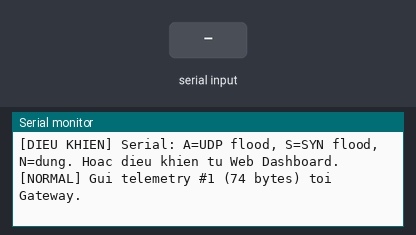
Recording of a sketch running on a simulated ESP32. Shown: the last lines printed to the serial monitor. The test bench sets the inputs (shaded band). WiFi joins after 1.5 s; servers stay silent unless stated; random numbers use the default seed unless the sketch sets one.

Above: at 3.7 s.
3.8 s: "IOTLAB" received over Serial
At 5.0 s:
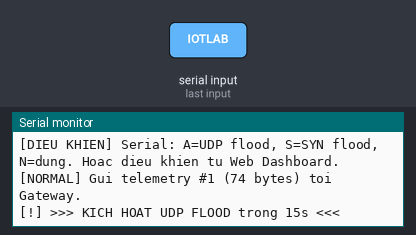
5.3 s: "SYN" received over Serial
At 6.4 s:
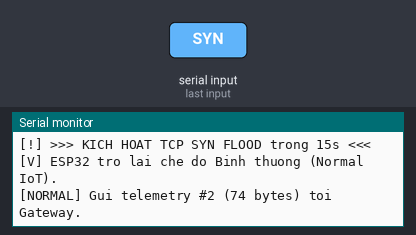
6.8 s: "?" received over Serial
At 7.2 s:
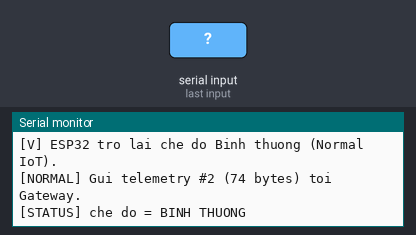
Timing chart, 0 to 9.8 s (numbered marks = the images above; inputs shaded):
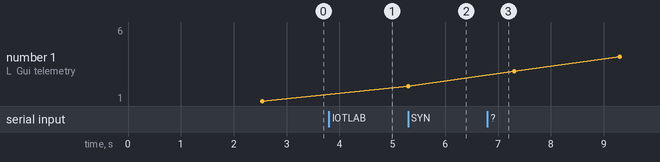

Measured:
- after the input at 3.8 s, the serial monitor: prints a new line at once (image 1)
- after the input at 5.3 s, the serial monitor: prints a new line at once (image 2)
- after the input at 6.8 s, the serial monitor: prints a new line at once (image 3)
- plotted number 1: 1 → 2 after the input at 5.3 s

The sketch:

esp32_iot_node.ino
```cpp
/*
 * esp32_iot_node.ino
 * Firmware cho ESP32 đóng vai thiết bị IoT thật trong bài lab phát hiện DDoS-IoT.
 *
 * Hai chế độ hoạt động:
 *   - Bình thường : gửi telemetry cảm biến (UDP tới cổng 1883 của Kali) mỗi 2 giây -> Gateway nhận "Benign".
 *   - Bị chiếm quyền: bơm UDP flood (cổng 80) hoặc TCP SYN-like flood -> Gateway nhận tấn công & chặn.
 *
 * Kích hoạt tấn công bằng MỘT trong hai cách:
 *   1) Gõ 'A' (UDP) / 'S' (SYN) / 'N' (dừng) trong Serial Monitor.
 *   2) Điều khiển từ xa qua Web Dashboard: dashboard gửi gói UDP
 *        "IOTLAB <token> <UDP|SYN|STOP|STATUS> <seconds>"
 *      tới cổng CONTROL_PORT của ESP32; tấn công tự dừng sau <seconds> giây.
 *   Nhờ cách 2, khi demo không cần chạm vào Serial Monitor.
 */

#include <WiFi.h>
#include <WiFiUdp.h>

// 1. Cấu hình Wi-Fi: ESP32 và laptop (Kali VM ở chế độ Bridged) cùng kết nối vào mạng này.
//    Lưu ý: ESP32 chỉ hỗ trợ Wi-Fi 2.4 GHz.
const char* ssid     = "Sentosa";           // Tên Wi-Fi lab (hotspot điện thoại, băng tần 2.4 GHz)
const char* password = "khongchoigame";       // Mật khẩu Wi-Fi

// 2. Địa chỉ IP của máy ảo Kali (xem bằng: ip -4 addr show eth0).
//    IP do DHCP cấp nên có thể đổi -> kiểm tra lại trước mỗi buổi demo.
const char* gateway_ip = "192.168.100.74";   // IP Kali trên hotspot "yuki"
const int mqtt_port    = 1883;             // cổng telemetry (giống MQTT)
const int attack_port  = 80;               // cổng bị flood khi tấn công

// 3. Điều khiển từ xa từ Web Dashboard (phải khớp ESP32_CTRL_PORT / ESP32_TOKEN của dashboard).
const int   CONTROL_PORT = 4210;
const char* CONTROL_TOKEN = "iotlab2026";

WiFiUDP udp;         // gửi telemetry và flood
WiFiUDP ctrl;        // nhận lệnh điều khiển từ dashboard

unsigned long lastSendTime = 0;
int  attackMode = 0;                 // 0 = bình thường, 1 = UDP flood, 2 = SYN flood
unsigned long attackUntil = 0;       // mốc thời gian (millis) tự dừng tấn công
int  packetSeq = 0;
char ctrlBuf[128];

void printStatus() {
  Serial.print("[STATUS] che do = ");
  Serial.print(attackMode == 0 ? "BINH THUONG" : attackMode == 1 ? "UDP FLOOD" : "SYN FLOOD");
  if (attackMode != 0) {
    Serial.print(" (con ");
    Serial.print((attackUntil - millis()) / 1000);
    Serial.print("s)");
  }
  Serial.println();
}

void startAttack(int mode, int seconds) {
  attackMode = mode;
  attackUntil = millis() + (unsigned long)seconds * 1000UL;
  Serial.print("\n[!] >>> KICH HOAT ");
  Serial.print(mode == 1 ? "UDP FLOOD" : "TCP SYN FLOOD");
  Serial.print(" trong ");
  Serial.print(seconds);
  Serial.println("s <<<");
}

void stopAttack() {
  if (attackMode != 0) Serial.println("\n[V] ESP32 tro lai che do Binh thuong (Normal IoT).");
  attackMode = 0;
}

void setup() {
  Serial.begin(115200);
  delay(1000);
  Serial.println("\n==================================================");
  Serial.println("[ESP32] Khoi dong Node IoT thuc nghiem phong Lab...");

  WiFi.mode(WIFI_STA);
  WiFi.begin(ssid, password);
  Serial.print("[ESP32] Dang ket noi vao Wi-Fi: ");
  Serial.println(ssid);
  while (WiFi.status() != WL_CONNECTED) {
    delay(500);
    Serial.print(".");
  }

  Serial.println("\n[V] Ket noi thanh cong vao Kali Gateway!");
  Serial.print("[ESP32] IP cua thiet bi ESP32: ");
  Serial.println(WiFi.localIP());
  Serial.print("[ESP32] IP cua Kali (dich):    ");
  Serial.println(gateway_ip);
  Serial.print("[ESP32] IP cua router Wi-Fi:   ");
  Serial.println(WiFi.gatewayIP());
  ctrl.begin(CONTROL_PORT);
  Serial.print("[ESP32] Lang nghe lenh dieu khien tu Dashboard tai cong UDP ");
  Serial.println(CONTROL_PORT);
  Serial.println("==================================================");
  Serial.println("[DIEU KHIEN] Serial: A=UDP flood, S=SYN flood, N=dung. Hoac dieu khien tu Web Dashboard.");
}

// Nhận lệnh "IOTLAB <token> <CMD> <seconds>" từ dashboard và trả lời.
void handleControl() {
  int n = ctrl.parsePacket();
  if (n <= 0) return;
  int len = ctrl.read(ctrlBuf, sizeof(ctrlBuf) - 1);
  if (len <= 0) return;
  ctrlBuf[len] = '\0';

  char tag[16] = "", token[32] = "", cmd[16] = "";
  int seconds = 15;
  sscanf(ctrlBuf, "%15s %31s %15s %d", tag, token, cmd, &seconds);
  if (strcmp(tag, "IOTLAB") != 0 || strcmp(token, CONTROL_TOKEN) != 0) {
    ctrl.beginPacket(ctrl.remoteIP(), ctrl.remotePort());
    ctrl.print("ERR token");
    ctrl.endPacket();
    return;
  }
  if (seconds < 1) seconds = 1;
  if (seconds > 120) seconds = 120;

  char reply[64];
  if (strcmp(cmd, "UDP") == 0)       { startAttack(1, seconds); snprintf(reply, sizeof(reply), "OK UDP %ds", seconds); }
  else if (strcmp(cmd, "SYN") == 0)  { startAttack(2, seconds); snprintf(reply, sizeof(reply), "OK SYN %ds", seconds); }
  else if (strcmp(cmd, "STOP") == 0) { stopAttack();            snprintf(reply, sizeof(reply), "OK STOP"); }
  else                               { snprintf(reply, sizeof(reply), "OK STATUS mode=%d", attackMode); }

  ctrl.beginPacket(ctrl.remoteIP(), ctrl.remotePort());
  ctrl.print(reply);
  ctrl.endPacket();
}

void handleSerial() {
  if (!Serial.available()) return;
  char c = Serial.read();
  if (c == 'A' || c == 'a') startAttack(1, 15);
  else if (c == 'S' || c == 's') startAttack(2, 15);
  else if (c == 'N' || c == 'n') stopAttack();
  else if (c == '?') printStatus();
}

void sendTelemetry() {
  packetSeq++;
  float temperature = 26.5 + (random(-20, 20) / 10.0);
  float humidity    = 60.0 + (random(-40, 40) / 10.0);
  char payload[160];
  snprintf(payload, sizeof(payload),
    "{\"dev_id\":\"ESP32_DHT11\",\"temp\":%.1f,\"hum\":%.1f,\"seq\":%d,\"status\":\"HEALTHY\"}",
    temperature, humidity, packetSeq);
  udp.beginPacket(gateway_ip, mqtt_port);
  udp.write((const uint8_t*)payload, strlen(payload));
  udp.endPacket();
  Serial.print("[NORMAL] Gui telemetry #");
  Serial.print(packetSeq);
  Serial.print(" (");
  Serial.print(strlen(payload));
  Serial.println(" bytes) toi Gateway.");
}

void floodUDP() {
  static uint8_t buf[512];
  memset(buf, 0x58, sizeof(buf));
  udp.beginPacket(gateway_ip, attack_port);
  udp.write(buf, sizeof(buf));
  udp.endPacket();
  delay(2);                         // ~500 goi/giay
}

// "SYN-like" flood: nhiều gói UDP nhỏ, mỗi gói một cổng đích khác nhau -> giống SYN flood quét cổng.
void floodSYN() {
  static uint8_t buf[2];
  static uint16_t port = 1024;
  buf[0] = 0x02; buf[1] = 0x00;
  port = 1024 + (port - 1023) % 64000;
  udp.beginPacket(gateway_ip, port++);
  udp.write(buf, sizeof(buf));
  udp.endPacket();
  delayMicroseconds(1000);          // ~1000 goi/giay
}

void loop() {
  handleControl();
  handleSerial();

  if (attackMode != 0 && millis() > attackUntil) stopAttack();

  if (attackMode == 0) {
    if (millis() - lastSendTime >= 2000) {
      lastSendTime = millis();
      sendTelemetry();
    }
  } else if (attackMode == 1) {
    floodUDP();
  } else {
    floodSYN();
  }
}
```
